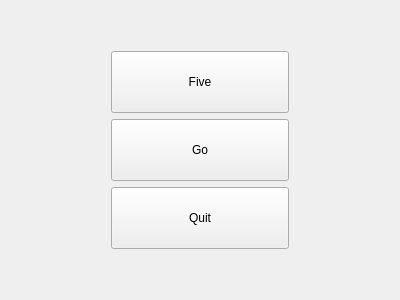
<?xml version="1.0" encoding="UTF-8"?>
<ui version="4.0">
 <class>Widget</class>
 <widget class="QWidget" name="Widget">
  <property name="geometry">
   <rect>
    <x>0</x>
    <y>0</y>
    <width>400</width>
    <height>300</height>
   </rect>
  </property>
  <property name="windowTitle">
   <string>Widget</string>
  </property>
  <layout class="QVBoxLayout" name="verticalLayout_2">
   <item>
    <layout class="QVBoxLayout" name="verticalLayout">
     <property name="leftMargin">
      <number>100</number>
     </property>
     <property name="topMargin">
      <number>40</number>
     </property>
     <property name="rightMargin">
      <number>100</number>
     </property>
     <property name="bottomMargin">
      <number>40</number>
     </property>
     <item>
      <widget class="QPushButton" name="play">
       <property name="sizePolicy">
        <sizepolicy hsizetype="Expanding" vsizetype="Expanding">
         <horstretch>0</horstretch>
         <verstretch>0</verstretch>
        </sizepolicy>
       </property>
       <property name="text">
        <string>Five</string>
       </property>
      </widget>
     </item>
     <item>
      <widget class="QPushButton" name="go">
       <property name="sizePolicy">
        <sizepolicy hsizetype="Expanding" vsizetype="Expanding">
         <horstretch>0</horstretch>
         <verstretch>0</verstretch>
        </sizepolicy>
       </property>
       <property name="text">
        <string>Go</string>
       </property>
      </widget>
     </item>
     <item>
      <widget class="QPushButton" name="quit">
       <property name="sizePolicy">
        <sizepolicy hsizetype="Expanding" vsizetype="Expanding">
         <horstretch>0</horstretch>
         <verstretch>0</verstretch>
        </sizepolicy>
       </property>
       <property name="text">
        <string>Quit</string>
       </property>
      </widget>
     </item>
    </layout>
   </item>
  </layout>
 </widget>
 <layoutdefault spacing="6" margin="11"/>
 <resources/>
 <connections/>
</ui>
